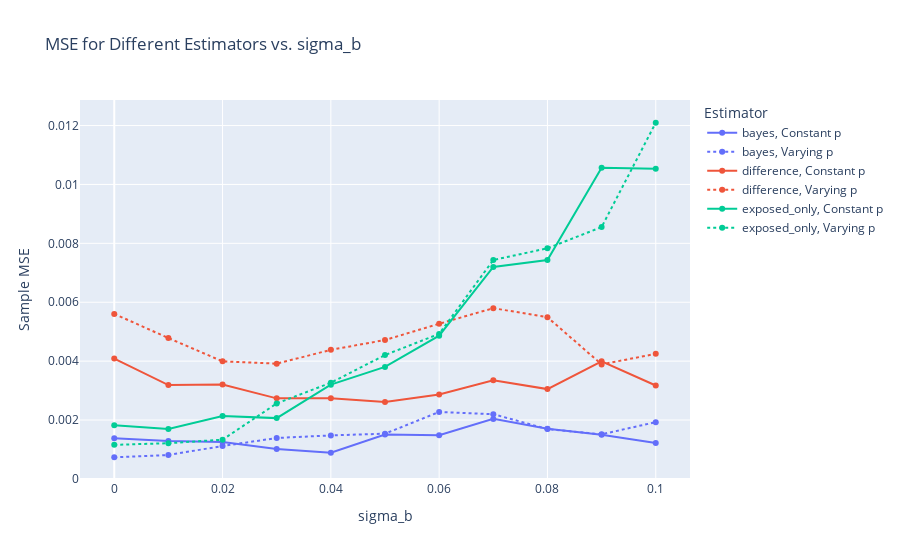

The code cell stored with this chart in its notebook:
### Code cell
import plotly.express as px

# Create the plot using Plotly
fig_mse = px.line(
    df.assign(LineStyle=df["prop_treatment"].apply(
        lambda x: "Constant p" if np.array_equal(x, prop_const) else "Varying p"
    )),
    x="sigma_b",
    y="sample_mse",
    color="estimator",
    line_dash="LineStyle",
    markers=True,
    title="MSE for Different Estimators vs. sigma_b",
    labels={"sigma_b": "sigma_b", "sample_mse": "Sample MSE"},
)

# Update the legend to remove linestyle
fig_mse.update_layout(legend_title_text="Estimator")
fig_mse.show()

### Figure 1 — Plotly figure (JSON) as saved in the notebook; plotly's stock layout.template omitted (floating-point values rounded to 4 significant figures)
{"data": [{"hovertemplate": "estimator=bayes<br>LineStyle=Constant p<br>sigma_b=%{x}<br>Sample MSE=%{y}<extra></extra>", "legendgroup": "bayes, Constant p", "line": {"color": "#636efa", "dash": "solid"}, "marker": {"symbol": "circle"}, "mode": "lines+markers", "name": "bayes, Constant p", "orientation": "v", "showlegend": true, "type": "scatter", "x": [0, 0.01, 0.02, 0.03, 0.04, 0.05, 0.06, 0.07, 0.08, 0.09, 0.1], "xaxis": "x", "y": [0.001382, 0.001288, 0.001254, 0.001014, 0.000892, 0.001508, 0.001484, 0.002039, 0.001707, 0.001504, 0.00122], "yaxis": "y"}, {"hovertemplate": "estimator=bayes<br>LineStyle=Varying p<br>sigma_b=%{x}<br>Sample MSE=%{y}<extra></extra>", "legendgroup": "bayes, Varying p", "line": {"color": "#636efa", "dash": "dot"}, "marker": {"symbol": "circle"}, "mode": "lines+markers", "name": "bayes, Varying p", "orientation": "v", "showlegend": true, "type": "scatter", "x": [0, 0.01, 0.02, 0.03, 0.04, 0.05, 0.06, 0.07, 0.08, 0.09, 0.1], "xaxis": "x", "y": [0.0007358, 0.0008112, 0.001118, 0.00139, 0.001478, 0.001535, 0.002274, 0.002199, 0.001692, 0.001515, 0.001927], "yaxis": "y"}, {"hovertemplate": "estimator=difference<br>LineStyle=Constant p<br>sigma_b=%{x}<br>Sample MSE=%{y}<extra></extra>", "legendgroup": "difference, Constant p", "line": {"color": "#EF553B", "dash": "solid"}, "marker": {"symbol": "circle"}, "mode": "lines+markers", "name": "difference, Constant p", "orientation": "v", "showlegend": true, "type": "scatter", "x": [0, 0.01, 0.02, 0.03, 0.04, 0.05, 0.06, 0.07, 0.08, 0.09, 0.1], "xaxis": "x", "y": [0.004088, 0.003186, 0.003206, 0.002735, 0.002737, 0.00261, 0.002866, 0.00335, 0.00305, 0.003996, 0.003172], "yaxis": "y"}, {"hovertemplate": "estimator=difference<br>LineStyle=Varying p<br>sigma_b=%{x}<br>Sample MSE=%{y}<extra></extra>", "legendgroup": "difference, Varying p", "line": {"color": "#EF553B", "dash": "dot"}, "marker": {"symbol": "circle"}, "mode": "lines+markers", "name": "difference, Varying p", "orientation": "v", "showlegend": true, "type": "scatter", "x": [0, 0.01, 0.02, 0.03, 0.04, 0.05, 0.06, 0.07, 0.08, 0.09, 0.1], "xaxis": "x", "y": [0.005604, 0.004783, 0.003993, 0.003913, 0.004384, 0.004717, 0.005269, 0.005798, 0.005491, 0.003889, 0.004247], "yaxis": "y"}, {"hovertemplate": "estimator=exposed_only<br>LineStyle=Constant p<br>sigma_b=%{x}<br>Sample MSE=%{y}<extra></extra>", "legendgroup": "exposed_only, Constant p", "line": {"color": "#00cc96", "dash": "solid"}, "marker": {"symbol": "circle"}, "mode": "lines+markers", "name": "exposed_only, Constant p", "orientation": "v", "showlegend": true, "type": "scatter", "x": [0, 0.01, 0.02, 0.03, 0.04, 0.05, 0.06, 0.07, 0.08, 0.09, 0.1], "xaxis": "x", "y": [0.001823, 0.001698, 0.002137, 0.002065, 0.003202, 0.003803, 0.004863, 0.007199, 0.007434, 0.01057, 0.01053], "yaxis": "y"}, {"hovertemplate": "estimator=exposed_only<br>LineStyle=Varying p<br>sigma_b=%{x}<br>Sample MSE=%{y}<extra></extra>", "legendgroup": "exposed_only, Varying p", "line": {"color": "#00cc96", "dash": "dot"}, "marker": {"symbol": "circle"}, "mode": "lines+markers", "name": "exposed_only, Varying p", "orientation": "v", "showlegend": true, "type": "scatter", "x": [0, 0.01, 0.02, 0.03, 0.04, 0.05, 0.06, 0.07, 0.08, 0.09, 0.1], "xaxis": "x", "y": [0.001157, 0.001213, 0.001333, 0.002564, 0.003267, 0.004207, 0.004925, 0.007434, 0.007832, 0.008552, 0.0121], "yaxis": "y"}], "layout": {"legend": {"title": {"text": "Estimator"}, "tracegroupgap": 0}, "title": {"text": "MSE for Different Estimators vs. sigma_b"}, "xaxis": {"anchor": "y", "domain": [0, 1], "title": {"text": "sigma_b"}}, "yaxis": {"anchor": "x", "domain": [0, 1], "title": {"text": "Sample MSE"}}}}
